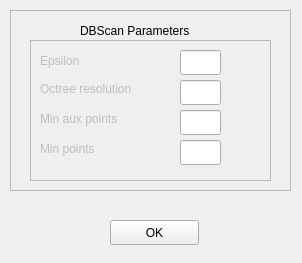
<?xml version="1.0" encoding="UTF-8"?>
<ui version="4.0">
 <class>Visualizer</class>
 <widget class="QWidget" name="Visualizer">
  <property name="geometry">
   <rect>
    <x>0</x>
    <y>0</y>
    <width>302</width>
    <height>263</height>
   </rect>
  </property>
  <property name="windowTitle">
   <string>Crown segmentation</string>
  </property>
  <widget class="QPushButton" name="okButton">
   <property name="geometry">
    <rect>
     <x>110</x>
     <y>220</y>
     <width>89</width>
     <height>25</height>
    </rect>
   </property>
   <property name="text">
    <string>OK</string>
   </property>
  </widget>
  <widget class="QFrame" name="frame">
   <property name="geometry">
    <rect>
     <x>10</x>
     <y>10</y>
     <width>281</width>
     <height>181</height>
    </rect>
   </property>
   <property name="frameShape">
    <enum>QFrame::StyledPanel</enum>
   </property>
   <property name="frameShadow">
    <enum>QFrame::Raised</enum>
   </property>
   <widget class="QLineEdit" name="epsLine">
    <property name="geometry">
     <rect>
      <x>170</x>
      <y>40</y>
      <width>41</width>
      <height>25</height>
     </rect>
    </property>
   </widget>
   <widget class="QLineEdit" name="octreeReLine">
    <property name="geometry">
     <rect>
      <x>170</x>
      <y>70</y>
      <width>41</width>
      <height>25</height>
     </rect>
    </property>
   </widget>
   <widget class="QLineEdit" name="minPtsAuxLine">
    <property name="geometry">
     <rect>
      <x>170</x>
      <y>100</y>
      <width>41</width>
      <height>25</height>
     </rect>
    </property>
   </widget>
   <widget class="QLabel" name="label_9">
    <property name="geometry">
     <rect>
      <x>70</x>
      <y>10</y>
      <width>141</width>
      <height>21</height>
     </rect>
    </property>
    <property name="text">
     <string>DBScan Parameters</string>
    </property>
   </widget>
   <widget class="QFrame" name="frame_3">
    <property name="enabled">
     <bool>false</bool>
    </property>
    <property name="geometry">
     <rect>
      <x>20</x>
      <y>30</y>
      <width>241</width>
      <height>141</height>
     </rect>
    </property>
    <property name="frameShape">
     <enum>QFrame::StyledPanel</enum>
    </property>
    <property name="frameShadow">
     <enum>QFrame::Raised</enum>
    </property>
    <widget class="QLabel" name="label_2">
     <property name="geometry">
      <rect>
       <x>10</x>
       <y>10</y>
       <width>121</width>
       <height>21</height>
      </rect>
     </property>
     <property name="text">
      <string>Epsilon</string>
     </property>
    </widget>
    <widget class="QLabel" name="label_3">
     <property name="geometry">
      <rect>
       <x>10</x>
       <y>40</y>
       <width>131</width>
       <height>17</height>
      </rect>
     </property>
     <property name="text">
      <string>Octree resolution</string>
     </property>
    </widget>
    <widget class="QLabel" name="label_4">
     <property name="geometry">
      <rect>
       <x>10</x>
       <y>70</y>
       <width>131</width>
       <height>17</height>
      </rect>
     </property>
     <property name="text">
      <string>Min aux points</string>
     </property>
    </widget>
    <widget class="QLabel" name="label_5">
     <property name="geometry">
      <rect>
       <x>10</x>
       <y>100</y>
       <width>131</width>
       <height>17</height>
      </rect>
     </property>
     <property name="text">
      <string>Min points</string>
     </property>
    </widget>
   </widget>
   <zorder>frame_3</zorder>
   <zorder>epsLine</zorder>
   <zorder>octreeReLine</zorder>
   <zorder>minPtsAuxLine</zorder>
   <zorder>label_9</zorder>
  </widget>
  <widget class="QLineEdit" name="minPtsLine">
   <property name="geometry">
    <rect>
     <x>180</x>
     <y>140</y>
     <width>41</width>
     <height>25</height>
    </rect>
   </property>
  </widget>
 </widget>
 <layoutdefault spacing="6" margin="11"/>
 <resources/>
 <connections/>
</ui>
